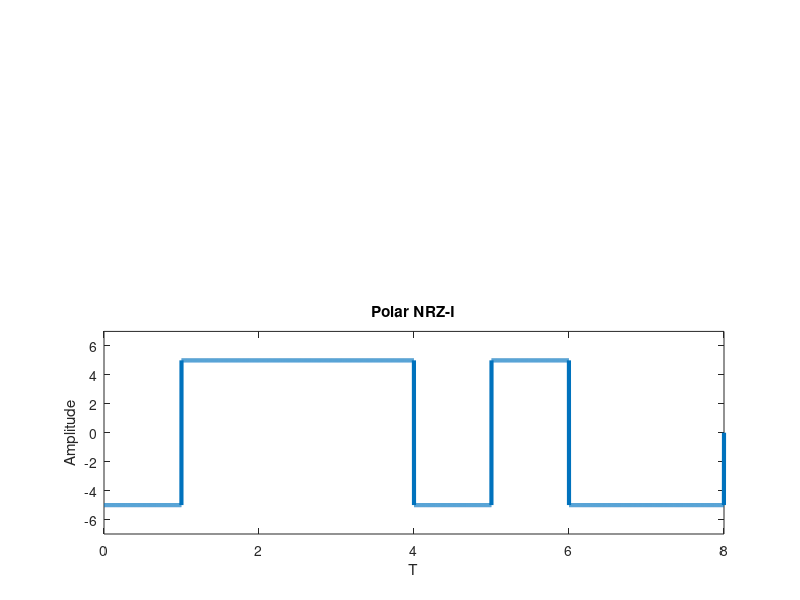

Source code (MATLAB):
% Polar NRZ-I

% modulation
% bits = input('prompt')
bits = [1 1 0 0 1 1 1 0];
voltage = 5;
bitrate = 1;
n = 1000; % sampling frequency
T = length(bits)/bitrate; % total time
N = n*length(bits);
dt = T/N; % time for each sample point
t = 0:dt:T;
x = zeros(1, length(t));
lastbit = voltage;

for i = 1:length(bits)
    if bits(i) == 1
      x((i-1)*n+1:i*n) = -lastbit;
      lastbit = -lastbit;
    else
      x((i-1)*n+1:i*n) = lastbit;
    end
end

subplot(2, 1, 2);
plot(t, x, 'linewidth', 3);
ylim([-7, 7]);
xlabel('T');
ylabel('Amplitude');
title('Polar NRZ-I');

% demodulation
index = 0;
lastbit = voltage;

for i = 1:length(t)
  if t(i) > index
    index = index + 1;
    if x(i) == lastbit
        result(index) = 0;      
    else
      result(index) = 1;
      lastbit = -lastbit;
    end
  end
end

disp('Polar NRZ-I decoding');
disp(result)
